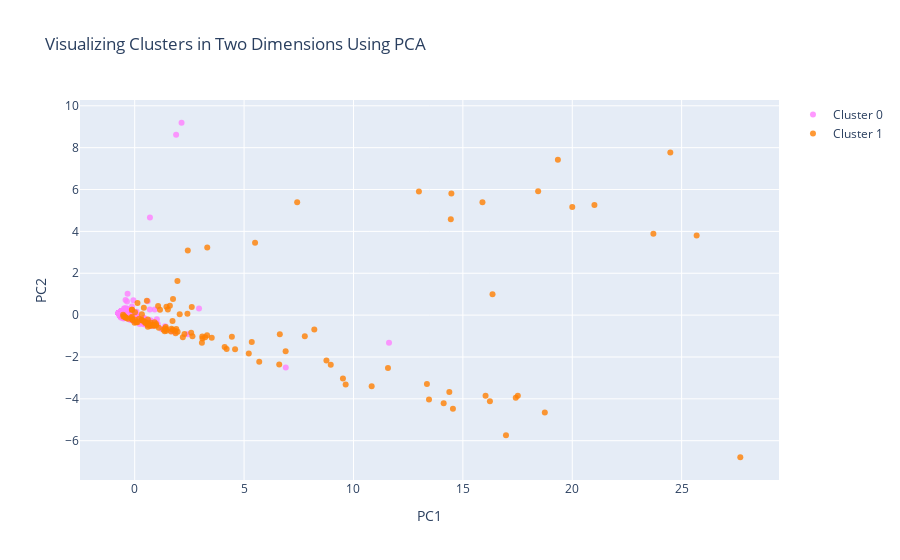

The notebook cell this image was saved under:
### Code cell
#trace1 is for 'Cluster 0'
trace1 = go.Scatter(
                    x = cluster0["PC1_2d"],
                    y = cluster0["PC2_2d"],
                    mode = "markers",
                    name = "Cluster 0",
                    marker = dict(color = 'rgba(255, 128, 255, 0.8)'),
                    text = None)

#trace2 is for 'Cluster 1'
trace2 = go.Scatter(
                    x = cluster1["PC1_2d"],
                    y = cluster1["PC2_2d"],
                    mode = "markers",
                    name = "Cluster 1",
                    marker = dict(color = 'rgba(255, 128, 2, 0.8)'),
                    text = None)

# #trace3 is for 'Cluster 2'
# trace3 = go.Scatter(
#                     x = cluster2["PC1_2d"],
#                     y = cluster2["PC2_2d"],
#                     mode = "markers",
#                     name = "Cluster 2",
#                     marker = dict(color = 'rgba(0, 255, 200, 0.8)'),
#                     text = None)

data = [trace1, trace2 ] #, trace3]

title = "Visualizing Clusters in Two Dimensions Using PCA"

layout = dict(title = title,
              xaxis= dict(title= 'PC1',ticklen= 5,zeroline= False),
              yaxis= dict(title= 'PC2',ticklen= 5,zeroline= False)
             )

fig = dict(data = data, layout = layout)

iplot(fig)

### Figure 1 — Plotly figure (JSON) as saved in the notebook; plotly's stock layout.template omitted (floating-point values rounded to 4 significant figures; data arrays with more than 128 entries replaced by an {"elided": "..."} marker saying what was removed)
{"data": [{"marker": {"color": "rgba(255, 128, 255, 0.8)"}, "mode": "markers", "name": "Cluster 0", "type": "scatter", "x": {"elided": "1510 float values"}, "y": {"elided": "1510 float values"}}, {"marker": {"color": "rgba(255, 128, 2, 0.8)"}, "mode": "markers", "name": "Cluster 1", "type": "scatter", "x": [17.42, 0.7334, 16.24, 1.729, 14.55, 6.606, 0.6903, 8.21, 5.501, 24.48, 8.764, 7.775, 4.112, -0.09104, -0.5317, 1.319, 1.418, 11.58, 13.36, 2.64, 8.961, 9.518, -0.3873, -0.4292, 1.87, 20.0, 0.7064, 14.38, 3.307, 1.751, 2.608, 9.643, 4.201, 0.61, -0.5174, 14.45, 0.2032, -0.1263, 16.04, 0.9094, 5.215, 2.057, 1.608, 7.426, 18.75, 1.45, 1.371, 1.516, 0.6012, -0.006831, 3.315, 0.06694, 1.07, 4.589, 0.9805, 18.44, 16.36, 13.45, 0.5982, 0.4892, 4.442, 2.199, 2.581, 1.441, 1.679, 16.97, -0.1553, 19.34, 0.4175, 1.735, 3.089, 0.7842, 0.6008, 1.102, 2.276, 1.381, 15.9, 3.099, 6.633, 0.3201, 14.12, 1.155, 1.953, 12.99, 17.51, -0.1189, 5.351, 0.127, -0.1305, -0.1217, 6.899, 1.66, 0.3301, 21.01, 1.447, 10.83, 2.41, 0.3278, 5.693, 3.521, 25.69, 2.427, 0.1254, 0.3274, 0.01383, -0.466, 0.5558, 3.072, -0.3055, 0.4961, 23.71, 0.4275, 3.221, 1.9, 1.848, 1.961, 0.9782, 27.68, 14.47, 0.8792, 0.5987, 0.8856, 0.01202], "y": [-3.951, -0.3594, -4.113, -0.2828, -4.468, -2.363, -0.4467, -0.6888, 3.455, 7.773, -2.165, -1.011, -1.525, -0.237, 0.01509, -0.6992, -0.5638, -2.529, -3.288, -1.016, -2.366, -3.025, -0.1244, -0.1137, -0.8624, 5.162, -0.5253, -3.673, -0.9627, 0.7689, 0.3908, -3.312, -1.615, -0.4232, -0.07125, 4.586, -0.1769, -0.08106, -3.856, -0.34, -1.834, 0.03676, 0.4437, 5.393, -4.647, 0.4053, -0.7673, 0.2719, -0.5522, -0.3636, 3.233, -0.3461, 0.4331, -1.625, -0.4984, 5.914, 0.9923, -4.033, -0.4604, -0.3437, -1.038, -1.052, -0.841, -0.6619, -0.6552, -5.743, -0.1383, 7.427, 0.3548, -0.7032, -1.021, -0.4784, -0.2055, -0.6009, -0.8993, -0.6381, 5.39, -1.113, -0.916, -0.2342, -4.207, 0.2527, 1.635, 5.911, -3.849, -0.2132, -1.289, 0.5749, 0.2544, 0.2504, -1.726, -0.782, -0.2512, 5.259, -0.7496, -3.403, 0.06943, -0.2339, -2.23, -1.078, 3.802, 3.086, -0.3362, 0.04542, 0.1336, -0.05924, 0.6866, -1.324, -0.1749, -0.3892, 3.882, -0.3224, -1.053, -0.6649, -0.7528, -0.7936, -0.4261, -6.791, 5.807, -0.4991, -0.3801, -0.5085, -0.2264]}], "layout": {"title": {"text": "Visualizing Clusters in Two Dimensions Using PCA"}, "xaxis": {"ticklen": 5, "title": {"text": "PC1"}, "zeroline": false}, "yaxis": {"ticklen": 5, "title": {"text": "PC2"}, "zeroline": false}}}
